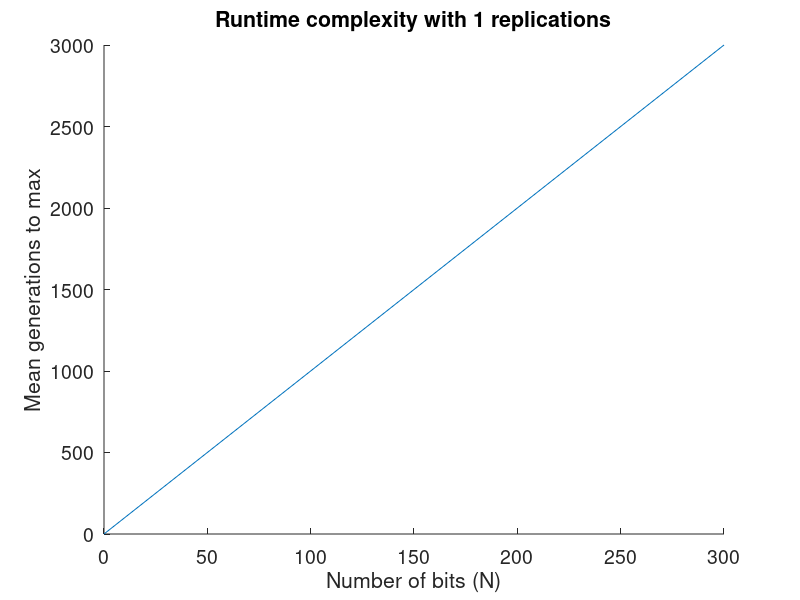

Recreate this plot in MATLAB. (Note: this script raises an error after producing the figure.)
%%%%%%%%%%%%%%%%%%%%%%%%%%%%
% 2. b) Runtime complexity %
%%%%%%%%%%%%%%%%%%%%%%%%%%%%

set (0, "defaultaxesfontname", "Helvetica")
set (0, "defaultaxesfontsize", 14)
set (0, "defaulttextfontname", "Helvetica")
set (0, "defaulttextfontsize", 14) 

minDimensions = 10;
increment = 10;
maxDimensions = 300;

generationsToMaxSum = sparse(maxDimensions, 1);
plotHandels = sparse(maxDimensions, 1);

figure();
hold on;
plot([0, maxDimensions], [0, maxDimensions * 10]);
ylabel("Mean generations to max");
xlabel("Number of bits (N)");
drawnow();

for r = 1:10
  title(["Runtime complexity with ", num2str(r), " replications"]);
  drawnow();
  for N = minDimensions:increment:maxDimensions
    yStart = RandomBinary(0.5, N);
    [~, ~, generationsToMax] = OnePlusOneESBinary(yStart, 1 / N);
    generationsToMaxSum(N) = generationsToMaxSum(N) +  generationsToMax;
    if (r > 1) 
      delete(plotHandels(N));
    endif
    plotHandels(N) = plot(N, generationsToMaxSum(N) / r, "marker", "*");
    drawnow();
  endfor
endfor
hold off;